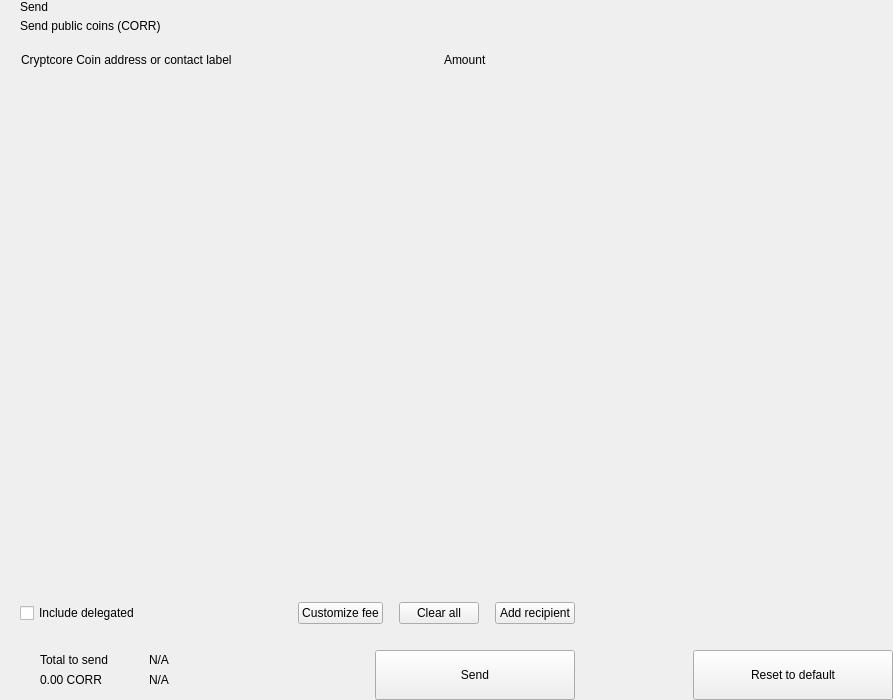
<?xml version="1.0" encoding="UTF-8"?>
<ui version="4.0">
 <class>send</class>
 <widget class="QWidget" name="send">
  <property name="geometry">
   <rect>
    <x>0</x>
    <y>0</y>
    <width>893</width>
    <height>700</height>
   </rect>
  </property>
  <property name="windowTitle">
   <string>Form</string>
  </property>
  <layout class="QHBoxLayout" name="horizontalLayout_2" stretch="2,1">
   <property name="spacing">
    <number>0</number>
   </property>
   <property name="leftMargin">
    <number>0</number>
   </property>
   <property name="topMargin">
    <number>0</number>
   </property>
   <property name="rightMargin">
    <number>0</number>
   </property>
   <property name="bottomMargin">
    <number>0</number>
   </property>
   <item>
    <widget class="QWidget" name="left" native="true">
     <layout class="QVBoxLayout" name="verticalLayout_3">
      <property name="spacing">
       <number>0</number>
      </property>
      <property name="leftMargin">
       <number>0</number>
      </property>
      <property name="topMargin">
       <number>0</number>
      </property>
      <property name="rightMargin">
       <number>0</number>
      </property>
      <property name="bottomMargin">
       <number>0</number>
      </property>
      <item>
       <layout class="QVBoxLayout" name="verticalLayout_22" stretch="0,0,0,1,0,0,0,0">
        <property name="spacing">
         <number>0</number>
        </property>
        <item>
         <layout class="QHBoxLayout" name="horizontalLayout_3">
          <property name="spacing">
           <number>0</number>
          </property>
          <property name="leftMargin">
           <number>20</number>
          </property>
          <property name="rightMargin">
           <number>20</number>
          </property>
          <item>
           <layout class="QVBoxLayout" name="verticalLayout">
            <property name="spacing">
             <number>5</number>
            </property>
            <item>
             <widget class="QLabel" name="labelTitle">
              <property name="text">
               <string>Send</string>
              </property>
              <property name="alignment">
               <set>Qt::AlignLeading|Qt::AlignLeft|Qt::AlignVCenter</set>
              </property>
             </widget>
            </item>
            <item>
             <widget class="QLabel" name="labelSubtitle1">
              <property name="text">
               <string>Send public coins (CORR)</string>
              </property>
             </widget>
            </item>
           </layout>
          </item>
          <item>
           <spacer name="horizontalSpacer">
            <property name="orientation">
             <enum>Qt::Horizontal</enum>
            </property>
            <property name="sizeHint" stdset="0">
             <size>
              <width>40</width>
              <height>20</height>
             </size>
            </property>
           </spacer>
          </item>
         </layout>
        </item>
        <item>
         <spacer name="verticalSpacer_2">
          <property name="orientation">
           <enum>Qt::Vertical</enum>
          </property>
          <property name="sizeType">
           <enum>QSizePolicy::Fixed</enum>
          </property>
          <property name="sizeHint" stdset="0">
           <size>
            <width>20</width>
            <height>20</height>
           </size>
          </property>
         </spacer>
        </item>
        <item>
         <layout class="QHBoxLayout" name="horizontalLayout" stretch="6,0,2">
          <property name="spacing">
           <number>0</number>
          </property>
          <property name="leftMargin">
           <number>10</number>
          </property>
          <property name="topMargin">
           <number>0</number>
          </property>
          <property name="rightMargin">
           <number>20</number>
          </property>
          <property name="bottomMargin">
           <number>0</number>
          </property>
          <item>
           <widget class="QLabel" name="labelSubtitleAddress">
            <property name="styleSheet">
             <string notr="true">margin-left:8px;</string>
            </property>
            <property name="text">
             <string>Cryptcore Coin address or contact label</string>
            </property>
           </widget>
          </item>
          <item>
           <spacer name="horizontalSpacer_3">
            <property name="orientation">
             <enum>Qt::Horizontal</enum>
            </property>
            <property name="sizeType">
             <enum>QSizePolicy::Fixed</enum>
            </property>
            <property name="sizeHint" stdset="0">
             <size>
              <width>40</width>
              <height>1</height>
             </size>
            </property>
           </spacer>
          </item>
          <item>
           <widget class="QLabel" name="labelSubtitleAmount">
            <property name="text">
             <string>Amount</string>
            </property>
           </widget>
          </item>
         </layout>
        </item>
        <item>
         <widget class="QScrollArea" name="scrollArea">
          <property name="minimumSize">
           <size>
            <width>0</width>
            <height>350</height>
           </size>
          </property>
          <property name="styleSheet">
           <string notr="true">#scrollArea {
            background:transparent;
            margin-top:10px;
}</string>
          </property>
          <property name="horizontalScrollBarPolicy">
           <enum>Qt::ScrollBarAlwaysOff</enum>
          </property>
          <property name="sizeAdjustPolicy">
           <enum>QAbstractScrollArea::AdjustIgnored</enum>
          </property>
          <property name="widgetResizable">
           <bool>true</bool>
          </property>
          <property name="alignment">
           <set>Qt::AlignLeading|Qt::AlignLeft|Qt::AlignTop</set>
          </property>
          <widget class="QWidget" name="scrollAreaWidgetContents">
           <property name="geometry">
            <rect>
             <x>0</x>
             <y>0</y>
             <width>591</width>
             <height>16</height>
            </rect>
           </property>
           <property name="sizePolicy">
            <sizepolicy hsizetype="Preferred" vsizetype="Maximum">
             <horstretch>0</horstretch>
             <verstretch>0</verstretch>
            </sizepolicy>
           </property>
           <property name="autoFillBackground">
            <bool>false</bool>
           </property>
           <property name="styleSheet">
            <string notr="true">#scrollAreaWidgetContents {
             background:transparent;
             }</string>
           </property>
           <layout class="QVBoxLayout" name="verticalLayout_7">
            <property name="spacing">
             <number>0</number>
            </property>
            <property name="sizeConstraint">
             <enum>QLayout::SetDefaultConstraint</enum>
            </property>
            <property name="leftMargin">
             <number>0</number>
            </property>
            <property name="topMargin">
             <number>0</number>
            </property>
            <property name="rightMargin">
             <number>0</number>
            </property>
            <property name="bottomMargin">
             <number>0</number>
            </property>
           </layout>
          </widget>
         </widget>
        </item>
        <item>
         <spacer name="verticalSpacer_4">
          <property name="orientation">
           <enum>Qt::Vertical</enum>
          </property>
          <property name="sizeType">
           <enum>QSizePolicy::Fixed</enum>
          </property>
          <property name="sizeHint" stdset="0">
           <size>
            <width>20</width>
            <height>20</height>
           </size>
          </property>
         </spacer>
        </item>
        <item>
         <layout class="QHBoxLayout" name="horizontalLayout_20">
          <property name="spacing">
           <number>6</number>
          </property>
          <property name="leftMargin">
           <number>20</number>
          </property>
          <property name="rightMargin">
           <number>20</number>
          </property>
          <item>
           <widget class="QCheckBox" name="checkBoxDelegations">
            <property name="layoutDirection">
             <enum>Qt::LeftToRight</enum>
            </property>
            <property name="text">
             <string>Include delegated</string>
            </property>
           </widget>
          </item>
          <item>
           <spacer name="horizontalSpacer_4">
            <property name="orientation">
             <enum>Qt::Horizontal</enum>
            </property>
            <property name="sizeHint" stdset="0">
             <size>
              <width>10</width>
              <height>20</height>
             </size>
            </property>
           </spacer>
          </item>
          <item>
           <widget class="QPushButton" name="pushButtonFee">
            <property name="focusPolicy">
             <enum>Qt::NoFocus</enum>
            </property>
            <property name="text">
             <string>Customize fee</string>
            </property>
           </widget>
          </item>
          <item>
           <spacer name="horizontalSpacer_11">
            <property name="orientation">
             <enum>Qt::Horizontal</enum>
            </property>
            <property name="sizeType">
             <enum>QSizePolicy::Minimum</enum>
            </property>
            <property name="sizeHint" stdset="0">
             <size>
              <width>10</width>
              <height>20</height>
             </size>
            </property>
           </spacer>
          </item>
          <item>
           <widget class="QPushButton" name="pushButtonClear">
            <property name="focusPolicy">
             <enum>Qt::NoFocus</enum>
            </property>
            <property name="layoutDirection">
             <enum>Qt::RightToLeft</enum>
            </property>
            <property name="text">
             <string>Clear all</string>
            </property>
           </widget>
          </item>
          <item>
           <spacer name="horizontalSpacer_6">
            <property name="orientation">
             <enum>Qt::Horizontal</enum>
            </property>
            <property name="sizeType">
             <enum>QSizePolicy::Fixed</enum>
            </property>
            <property name="sizeHint" stdset="0">
             <size>
              <width>10</width>
              <height>20</height>
             </size>
            </property>
           </spacer>
          </item>
          <item>
           <widget class="QPushButton" name="pushButtonAddRecipient">
            <property name="focusPolicy">
             <enum>Qt::NoFocus</enum>
            </property>
            <property name="text">
             <string>Add recipient</string>
            </property>
           </widget>
          </item>
         </layout>
        </item>
        <item>
         <spacer name="verticalSpacer">
          <property name="orientation">
           <enum>Qt::Vertical</enum>
          </property>
          <property name="sizeType">
           <enum>QSizePolicy::Fixed</enum>
          </property>
          <property name="sizeHint" stdset="0">
           <size>
            <width>20</width>
            <height>16</height>
           </size>
          </property>
         </spacer>
        </item>
        <item>
         <layout class="QHBoxLayout" name="horizontalLayout_7">
          <property name="rightMargin">
           <number>20</number>
          </property>
          <item>
           <layout class="QHBoxLayout" name="horizontalLayout_10">
            <property name="spacing">
             <number>0</number>
            </property>
            <property name="leftMargin">
             <number>8</number>
            </property>
            <item>
             <widget class="QStackedWidget" name="stackedWidget">
              <property name="minimumSize">
               <size>
                <width>0</width>
                <height>60</height>
               </size>
              </property>
              <property name="maximumSize">
               <size>
                <width>16777215</width>
                <height>60</height>
               </size>
              </property>
              <widget class="QWidget" name="page1">
               <layout class="QVBoxLayout" name="verticalLayout_71" stretch="0">
                <property name="spacing">
                 <number>6</number>
                </property>
                <property name="leftMargin">
                 <number>12</number>
                </property>
                <property name="topMargin">
                 <number>0</number>
                </property>
                <property name="rightMargin">
                 <number>0</number>
                </property>
                <property name="bottomMargin">
                 <number>0</number>
                </property>
                <item>
                 <widget class="QWidget" name="coinWidget" native="true">
                  <property name="minimumSize">
                   <size>
                    <width>0</width>
                    <height>60</height>
                   </size>
                  </property>
                  <property name="maximumSize">
                   <size>
                    <width>16777215</width>
                    <height>60</height>
                   </size>
                  </property>
                  <layout class="QHBoxLayout" name="horizontalLayout_9">
                   <property name="spacing">
                    <number>0</number>
                   </property>
                   <property name="leftMargin">
                    <number>20</number>
                   </property>
                   <property name="topMargin">
                    <number>10</number>
                   </property>
                   <property name="rightMargin">
                    <number>20</number>
                   </property>
                   <property name="bottomMargin">
                    <number>10</number>
                   </property>
                   <item>
                    <layout class="QVBoxLayout" name="verticalSend">
                     <property name="spacing">
                      <number>0</number>
                     </property>
                     <item>
                      <widget class="QLabel" name="labelTitleTotalSend">
                       <property name="text">
                        <string>Total to send</string>
                       </property>
                      </widget>
                     </item>
                     <item>
                      <widget class="QLabel" name="labelAmountSend">
                       <property name="text">
                        <string notr="true">0.00 CORR</string>
                       </property>
                      </widget>
                     </item>
                    </layout>
                   </item>
                   <item>
                    <spacer name="horizontalSpacer_9">
                     <property name="orientation">
                      <enum>Qt::Horizontal</enum>
                     </property>
                     <property name="sizeType">
                      <enum>QSizePolicy::Fixed</enum>
                     </property>
                     <property name="sizeHint" stdset="0">
                      <size>
                       <width>20</width>
                       <height>20</height>
                      </size>
                     </property>
                    </spacer>
                   </item>
                   <item>
                    <widget class="QLabel" name="labelLine">
                     <property name="minimumSize">
                      <size>
                       <width>1</width>
                       <height>0</height>
                      </size>
                     </property>
                     <property name="maximumSize">
                      <size>
                       <width>1</width>
                       <height>16777215</height>
                      </size>
                     </property>
                     <property name="text">
                      <string/>
                     </property>
                    </widget>
                   </item>
                   <item>
                    <spacer name="horizontalSpacer_10">
                     <property name="orientation">
                      <enum>Qt::Horizontal</enum>
                     </property>
                     <property name="sizeType">
                      <enum>QSizePolicy::Fixed</enum>
                     </property>
                     <property name="sizeHint" stdset="0">
                      <size>
                       <width>20</width>
                       <height>20</height>
                      </size>
                     </property>
                    </spacer>
                   </item>
                   <item>
                    <layout class="QVBoxLayout" name="verticalRemaining">
                     <property name="spacing">
                      <number>0</number>
                     </property>
                     <item>
                      <widget class="QLabel" name="labelTitleTotalRemaining">
                       <property name="text">
                        <string notr="true">N/A</string>
                       </property>
                      </widget>
                     </item>
                     <item>
                      <widget class="QLabel" name="labelAmountRemaining">
                       <property name="text">
                        <string notr="true">N/A</string>
                       </property>
                      </widget>
                     </item>
                    </layout>
                   </item>
                  </layout>
                 </widget>
                </item>
               </layout>
              </widget>
              <widget class="QWidget" name="page_2"/>
             </widget>
            </item>
           </layout>
          </item>
          <item>
           <spacer name="horizontalSpacer_5">
            <property name="orientation">
             <enum>Qt::Horizontal</enum>
            </property>
            <property name="sizeType">
             <enum>QSizePolicy::Expanding</enum>
            </property>
            <property name="sizeHint" stdset="0">
             <size>
              <width>40</width>
              <height>20</height>
             </size>
            </property>
           </spacer>
          </item>
          <item alignment="Qt::AlignBottom">
           <widget class="QPushButton" name="pushButtonSave">
            <property name="minimumSize">
             <size>
              <width>200</width>
              <height>50</height>
             </size>
            </property>
            <property name="maximumSize">
             <size>
              <width>200</width>
              <height>50</height>
             </size>
            </property>
            <property name="focusPolicy">
             <enum>Qt::NoFocus</enum>
            </property>
            <property name="text">
             <string>Send</string>
            </property>
           </widget>
          </item>
         </layout>
        </item>
       </layout>
      </item>
     </layout>
    </widget>
   </item>
   <item>
    <widget class="QWidget" name="right" native="true">
     <layout class="QVBoxLayout" name="verticalLayout_5">
      <property name="leftMargin">
       <number>0</number>
      </property>
      <property name="topMargin">
       <number>0</number>
      </property>
      <property name="rightMargin">
       <number>0</number>
      </property>
      <property name="bottomMargin">
       <number>0</number>
      </property>
      <item>
       <layout class="QVBoxLayout" name="verticalLayout_4">
        <property name="spacing">
         <number>6</number>
        </property>
        <item>
         <widget class="OptionButton" name="btnCoinControl" native="true">
          <property name="minimumSize">
           <size>
            <width>0</width>
            <height>50</height>
           </size>
          </property>
         </widget>
        </item>
        <item>
         <widget class="OptionButton" name="btnChangeAddress" native="true">
          <property name="minimumSize">
           <size>
            <width>0</width>
            <height>50</height>
           </size>
          </property>
         </widget>
        </item>
        <item>
         <widget class="OptionButton" name="btnUri" native="true">
          <property name="minimumSize">
           <size>
            <width>0</width>
            <height>50</height>
           </size>
          </property>
         </widget>
        </item>
        <item>
         <spacer name="verticalSpacer_5">
          <property name="orientation">
           <enum>Qt::Vertical</enum>
          </property>
          <property name="sizeHint" stdset="0">
           <size>
            <width>20</width>
            <height>40</height>
           </size>
          </property>
         </spacer>
        </item>
        <item>
         <layout class="QHBoxLayout" name="horizontalLayout_8">
          <item>
           <spacer name="horizontalSpacer_7">
            <property name="orientation">
             <enum>Qt::Horizontal</enum>
            </property>
            <property name="sizeHint" stdset="0">
             <size>
              <width>40</width>
              <height>20</height>
             </size>
            </property>
           </spacer>
          </item>
          <item>
           <widget class="QPushButton" name="pushButtonReset">
            <property name="minimumSize">
             <size>
              <width>200</width>
              <height>50</height>
             </size>
            </property>
            <property name="maximumSize">
             <size>
              <width>200</width>
              <height>50</height>
             </size>
            </property>
            <property name="focusPolicy">
             <enum>Qt::NoFocus</enum>
            </property>
            <property name="text">
             <string>Reset to default</string>
            </property>
           </widget>
          </item>
         </layout>
        </item>
       </layout>
      </item>
     </layout>
    </widget>
   </item>
  </layout>
 </widget>
 <customwidgets>
  <customwidget>
   <class>OptionButton</class>
   <extends>QWidget</extends>
   <header>qt/cryptcore/optionbutton.h</header>
   <container>1</container>
  </customwidget>
 </customwidgets>
 <resources/>
 <connections/>
</ui>
